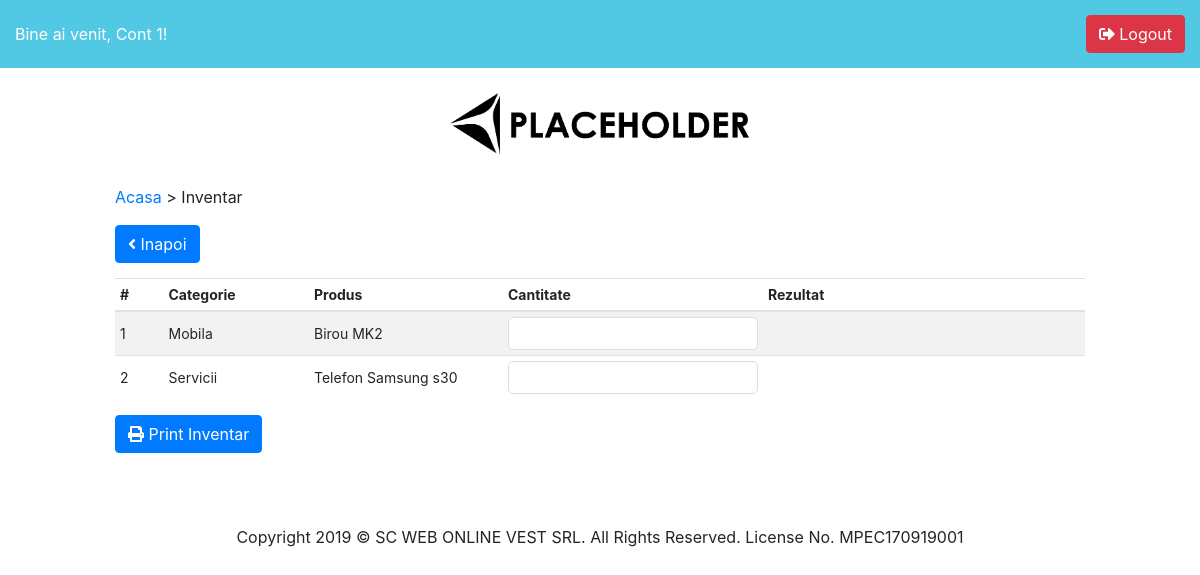
The app's page /app/admin/inventar.php (signed in) with its own data.
### tables this page shows
CREATE TABLE `conturi` (
  `ID` int(255) NOT NULL,
  `nume` varchar(255) NOT NULL,
  `email` varchar(255) NOT NULL,
  `pass` varchar(255) NOT NULL,
  `tip` int(255) NOT NULL
);

CREATE TABLE `datefirma` (
  `ID` int(255) NOT NULL,
  `nume` varchar(255) NOT NULL,
  `adresa` varchar(255) NOT NULL,
  `oras` varchar(255) NOT NULL,
  `judet` varchar(255) NOT NULL,
  `email` varchar(255) NOT NULL,
  `cui` varchar(255) NOT NULL,
  `rc` varchar(255) NOT NULL,
  `banca` varchar(255) NOT NULL,
  `cont1` varchar(255) NOT NULL,
  `cont2` varchar(255) NOT NULL,
  `cont3` varchar(255) NOT NULL,
  `logo` varchar(255) NOT NULL,
  `capital_social` varchar(255) NOT NULL,
  `telefon` varchar(255) NOT NULL
);

CREATE TABLE `produse` (
  `ID` int(255) NOT NULL,
  `nume` varchar(255) NOT NULL,
  `pret` decimal(65,2) NOT NULL,
  `stoc` int(255) NOT NULL,
  `descriere` longtext NOT NULL,
  `id_cat` int(255) NOT NULL
);

CREATE TABLE `categorii` (
  `ID` int(255) NOT NULL,
  `nume` varchar(255) NOT NULL
);

### app/admin/inventar.php (the view, shortened to what this page needs)
<?php
include 'header.php';
?>
    <div class="row">
        <div class="col-xs-12 col-sm-1 col-md-1 col-lg-1"></div>
        <div class="col-xs-12 col-sm-10 col-md-10 col-lg-10" style="padding-top: 15px;">
            <p><a href="/">Acasa</a> > Inventar</p>
            <a href="dashboard.php"><button type="button" class="btn btn-primary"><i class="fas fa-angle-left"></i> Inapoi</button></a>
            <table class="table table-striped" id="stoc" style="margin-top: 15px;">
                <thead>
                    <tr>
                        <th scope="col" style="width: 5%;">#</th>
                        <th scope="col" style="width: 15%;">Categorie</th>
                        <th scope="col" style="width: 20%;">Produs</th>
                        <th scope="col" style="width: 25%;">Cantitate</th>
                        <th scope="col">Rezultat</th>
                    </tr>
                </thead>
                <tbody>
            <?php
            $categorii = $dbh -> query("SELECT * FROM categorii ORDER BY nume ASC");
            $crt = 1;
            foreach($categorii as $row)
            {
                $id_categorie = $row['ID'];
                $produse = $dbh -> query("SELECT * FROM produse WHERE id_cat = '$id_categorie' ORDER BY nume ASC");
                foreach($produse as $rowproduse)
                {
                    ?>
                    <tr>
                        <td><?php echo $crt; ?></td>
                        <td><?php echo $row['nume']; ?></td>
                        <td><?php echo $rowproduse['nume']; ?></td>
                        <td data-id="<?php echo $rowproduse['ID']; ?>"><input type="number" class="stoc" /></td>
                        <td id="<?php echo $rowproduse['ID']; ?>"><span class="stocreal"></span></td>
                    </tr>
                    <?php
                    $crt++;
                }
            }
            ?>
                </tbody>
            </table>
            <button type="button" class="btn btn-primary print"><i class="fas fa-print"></i> Print Inventar</button>
        </div>
        <div class="col-xs-12 col-sm-1 col-md-1 col-lg-1"></div>
    </div>
<?php
include 'footer.php';
?>

### app/admin/header.php (shortened to what this page needs)
<?php
$id_admin = $_COOKIE['id_admin'];
?>
<!DOCTYPE html>
<html>
    <head>
        <link rel="stylesheet" href="https://use.fontawesome.com/releases/v5.6.3/css/all.css">
        <link href="https://stackpath.bootstrapcdn.com/bootstrap/4.3.1/css/bootstrap.min.css" rel="stylesheet">
    </head>
    <body>
        <div class="container-fluid">
        <header class="row">
            <div class="col-xs-12 col-sm-6 col-md-6 col-lg-6">
                Bine ai venit,
                <?php
                include 'db.php';
                try {
                    $dbh = new PDO("mysql:host=$hostdb; dbname=$namedb", $userdb, $passdb);
                    $nume = $dbh -> query("SELECT * FROM conturi WHERE ID = '$id_admin'");
                    foreach($nume as $row)
                    {
                        echo $row['nume'];
                    }
                }
                catch(PDOException $e) {
                    echo $e->getMessage();
                }
                ?>!
            </div>
            <div class="col-xs-12 col-sm-6 col-md-6 col-lg-6" style="text-align: right">
                <a href="logout.php"><button type="button" class="btn btn-danger"><i class="fas fa-sign-out-alt"></i> Logout</button></a>
            </div>
        </header>
        <div class="row logowrapper">
            <div class="col-xs-12 col-sm-12 col-md-12 col-lg-12">
                <?php
                try {
                    $dbh = new PDO("mysql:host=$hostdb; dbname=$namedb", $userdb, $passdb);
                    $logo = $dbh -> query("SELECT * FROM datefirma");
                    foreach($logo as $row)
                    {
                        if($row['logo'] != '')
                        {
                            ?>
                            <img src="imgs/<?php echo $row['logo']; ?>" alt="logo firma" />
                            <?php
                        }
                        else
                        {
                            ?>
                            <img src="placeholder.png" alt="logo firma" />
                            <?php
                        }
                    }
                }
                catch(PDOException $e) {
                    echo $e->getMessage();
                }
                ?>
            </div>
        </div>

### app/admin/header.php (style rules this page uses)
header { padding-top: 15px; padding-bottom: 15px; display: flex; align-items: center; background: #51c9e4; color: #fff; }
div.logowrapper { text-align: center; padding-top: 10px; }
div.logowrapper img { max-width: 300px; padding-top: 15px; padding-bottom: 15px; }
table th, table td { padding: 5px !important; vertical-align: middle !important; }
table, table button { font-size: 14px !important; }

### app/admin/inventar.php (style rules this page uses)
div.formwrapper form input, div.popupwrapper form input, input, div.formwrapper form select, div.formwrapper form textarea, div.popupwrapper form textarea { display: inline-block; width: auto; padding: 5px 15px; border-radius: 5px; border: 1px solid #ddd; transition: all 0.3s ease-out; }

### records on screen
conturi: nume "Cont 1"
categorii: nume "Mobila"
produse: nume "Birou MK2"
categorii: nume "Servicii"
produse: nume "Telefon Samsung s30"
